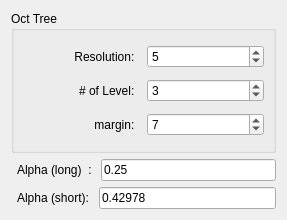
<?xml version="1.0" encoding="UTF-8"?>
<ui version="4.0">
 <class>ParamsDialog</class>
 <widget class="QDialog" name="ParamsDialog">
  <property name="geometry">
   <rect>
    <x>0</x>
    <y>0</y>
    <width>287</width>
    <height>220</height>
   </rect>
  </property>
  <property name="sizePolicy">
   <sizepolicy hsizetype="Fixed" vsizetype="Fixed">
    <horstretch>0</horstretch>
    <verstretch>0</verstretch>
   </sizepolicy>
  </property>
  <property name="minimumSize">
   <size>
    <width>287</width>
    <height>190</height>
   </size>
  </property>
  <property name="maximumSize">
   <size>
    <width>287</width>
    <height>220</height>
   </size>
  </property>
  <property name="windowTitle">
   <string>Parameters</string>
  </property>
  <layout class="QVBoxLayout" name="verticalLayout_2">
   <item>
    <widget class="QGroupBox" name="groupBox">
     <property name="title">
      <string>Oct Tree</string>
     </property>
     <layout class="QVBoxLayout" name="verticalLayout">
      <item>
       <layout class="QHBoxLayout" name="horizontalLayout_4">
        <item>
         <widget class="QLabel" name="label_3">
          <property name="text">
           <string>Resolution:  </string>
          </property>
          <property name="alignment">
           <set>Qt::AlignRight|Qt::AlignTrailing|Qt::AlignVCenter</set>
          </property>
         </widget>
        </item>
        <item>
         <widget class="QSpinBox" name="resSpin">
          <property name="minimum">
           <number>2</number>
          </property>
          <property name="maximum">
           <number>8</number>
          </property>
          <property name="value">
           <number>5</number>
          </property>
         </widget>
        </item>
       </layout>
      </item>
      <item>
       <layout class="QHBoxLayout" name="horizontalLayout_3">
        <item>
         <widget class="QLabel" name="label_4">
          <property name="text">
           <string># of Level:  </string>
          </property>
          <property name="alignment">
           <set>Qt::AlignRight|Qt::AlignTrailing|Qt::AlignVCenter</set>
          </property>
         </widget>
        </item>
        <item>
         <widget class="QSpinBox" name="levelSpin">
          <property name="layoutDirection">
           <enum>Qt::LeftToRight</enum>
          </property>
          <property name="minimum">
           <number>1</number>
          </property>
          <property name="maximum">
           <number>5</number>
          </property>
          <property name="value">
           <number>3</number>
          </property>
         </widget>
        </item>
       </layout>
      </item>
      <item>
       <layout class="QHBoxLayout" name="horizontalLayout_5">
        <item>
         <widget class="QLabel" name="label_5">
          <property name="layoutDirection">
           <enum>Qt::LeftToRight</enum>
          </property>
          <property name="text">
           <string>margin:  </string>
          </property>
          <property name="alignment">
           <set>Qt::AlignRight|Qt::AlignTrailing|Qt::AlignVCenter</set>
          </property>
         </widget>
        </item>
        <item>
         <widget class="QSpinBox" name="marginSpin">
          <property name="layoutDirection">
           <enum>Qt::LeftToRight</enum>
          </property>
          <property name="minimum">
           <number>1</number>
          </property>
          <property name="maximum">
           <number>100</number>
          </property>
          <property name="value">
           <number>7</number>
          </property>
         </widget>
        </item>
       </layout>
      </item>
     </layout>
    </widget>
   </item>
   <item>
    <layout class="QHBoxLayout" name="horizontalLayout_2">
     <item>
      <widget class="QLabel" name="alphaLongLabel">
       <property name="text">
        <string>  Alpha (long)  : </string>
       </property>
      </widget>
     </item>
     <item>
      <widget class="QLineEdit" name="alphaLongBox">
       <property name="layoutDirection">
        <enum>Qt::RightToLeft</enum>
       </property>
       <property name="text">
        <string>0.25</string>
       </property>
      </widget>
     </item>
    </layout>
   </item>
   <item>
    <layout class="QHBoxLayout" name="horizontalLayout">
     <item>
      <widget class="QLabel" name="alphaShortLabel">
       <property name="text">
        <string>  Alpha (short): </string>
       </property>
      </widget>
     </item>
     <item>
      <widget class="QLineEdit" name="alphaShortBox">
       <property name="layoutDirection">
        <enum>Qt::RightToLeft</enum>
       </property>
       <property name="text">
        <string>0.42978</string>
       </property>
      </widget>
     </item>
    </layout>
   </item>
  </layout>
 </widget>
 <resources/>
 <connections/>
</ui>
